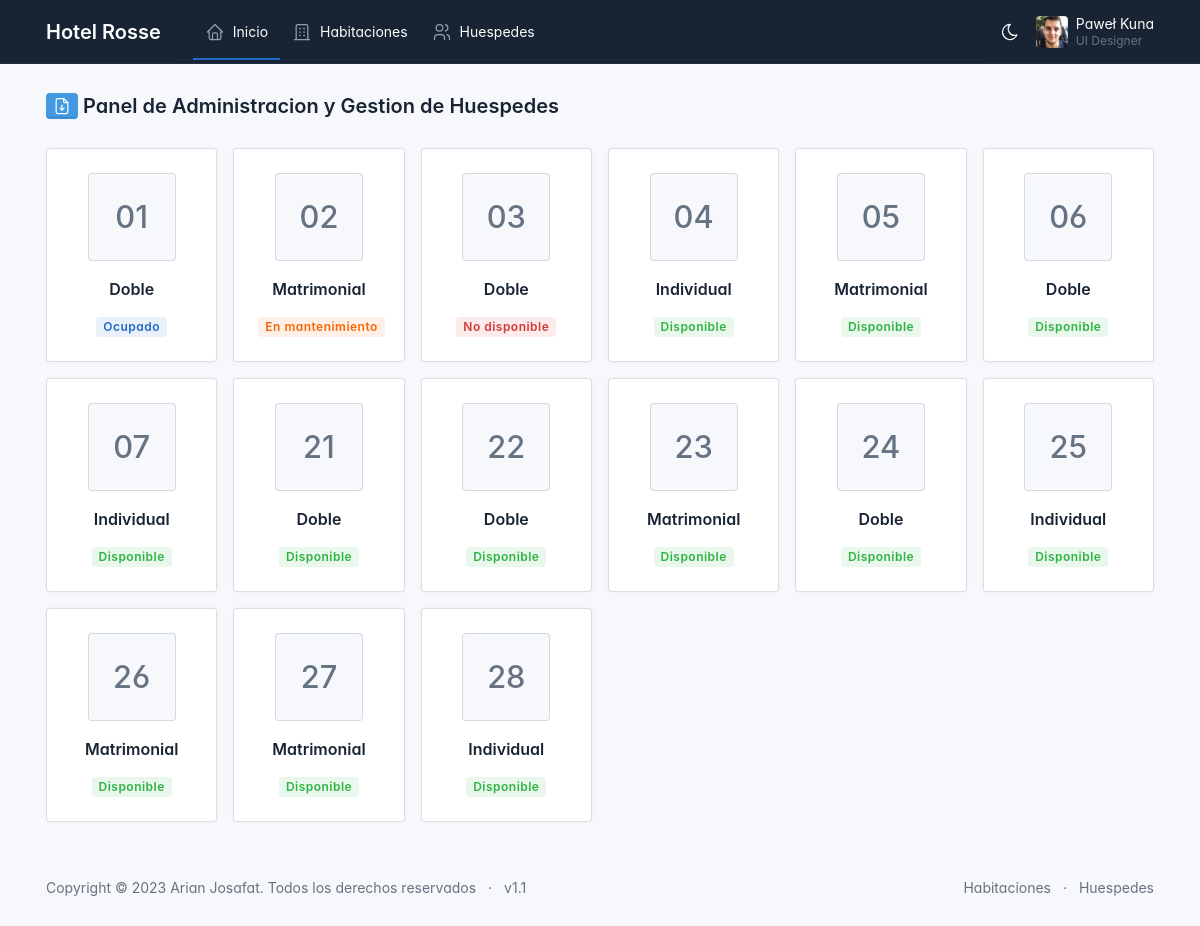
The page / on the database its author committed.
### hotel/models.py (models this page shows, shortened)
class Habitacion(models.Model):
    habitacion = models.CharField(max_length=255)
    tipo = models.CharField(max_length=255)
    estado = models.IntegerField(default=1)

### hotel/views.py (the view, shortened to what this page needs)
# urls.py: path('', views.inicio, name='inicio'),
def inicio(request):
    habitaciones = Habitacion.objects.all()
    huespedes_ocupando = Huespedxhabitacion.objects.filter(estado=1).values_list('huesped_rel_id', flat=True)
    huespedes = Huesped.objects.filter(estado=1).exclude(id__in=huespedes_ocupando)
    huespedesxhab = Huespedxhabitacion.objects.filter(estado=1).all()
    context = {
        "habitaciones": habitaciones,
        "huespedes": huespedes,
        "huespedesxhab": huespedesxhab
    }
    return render(request, 'inicio.html', context)

### hotel/templates/inicio.html (shortened to what this page needs)
{% extends "layout/base.html" %}
{% block title_page %}
    <button style="padding: 2px 5px; margin-right: 5px;" class="btn btn-info" data-bs-toggle="modal" data-bs-target="#descargar">
    </button>
    Panel de Administracion y Gestion de Huespedes
{% endblock %}
{% block content %}
    <div class="page-body">
        <div class="container-xl">
            <div class="row row-cards">
                {% for hab in habitaciones %}
                    <div class="col-6 col-sm-4 col-md-3 col-lg-2">
                        <div class="card">
                            <div class="card-body p-4 text-center">
                                <a style="text-decoration: none;" href="#" class="avatar avatar-lg mb-3 rounded a-hover  {% if hab.estado == 2 or hab.estado == 0 %}a-disabled{% endif %}" data-bs-toggle="modal" data-bs-target="#config{{hab.id}}">{{hab.habitacion}}</a>
                                <h3 class="m-0 mb-1">{{hab.tipo}}</h3>
                                <div class="mt-3">
                                    {% if hab.estado == 1 %}
                                        <span class="badge bg-green-lt">Disponible</span>
                                    {% elif hab.estado == 2 %}
                                        <span class="badge bg-orange-lt">En mantenimiento</span>
                                    {% elif hab.estado == 3 %}
                                        <span class="badge bg-blue-lt">Ocupado</span>
                                    {% elif hab.estado == 0 %}
                                        <span class="badge bg-red-lt">No disponible</span>
                                    {% endif %}
                                </div>
                            </div>
                        </div>
                    </div>
                {% endfor %}
            </div>
        </div>
    </div>
{% endblock %}

### hotel/templates/layout/base.html (shortened to what this page needs)
{% load static %}
<!DOCTYPE html>
<html lang="es">
<head>
    <link href="{% static 'dist/css/tabler.min.css' %}" rel="stylesheet" />
    <link href="{% static 'dist/css/tabler-flags.min.css' %}" rel="stylesheet" />
    <link href="{% static 'dist/css/tabler-payments.min.css' %}" rel="stylesheet" />
    <link href="{% static 'dist/css/tabler-vendors.min.css' %}" rel="stylesheet" />
    <link href="{% static 'dist/css/demo.min.css' %}" rel="stylesheet" />
    <link href="https://cdn.datatables.net/1.13.6/css/jquery.dataTables.min.css" rel="stylesheet" />
    <link href="https://cdnjs.cloudflare.com/ajax/libs/toastr.js/latest/css/toastr.css" rel="stylesheet" />
</head>
<body>
    <div class="page">
        {% include "./header.html" %}
        <div class="page-wrapper">
            <div class="page-header d-print-none">
                <div class="container-xl">
                    <div class="row g-2 align-items-center">
                        <div class="col">
                            <h2 class="page-title">{% block title_page %}{% endblock %}</h2>
                        </div>
                    </div>
                </div>
            </div>
            {% block content %}{% endblock %} {% include "./footer.html" %}
        </div>
    </div>
</body>
</html>

### hotel/templates/layout/header.html (shortened to what this page needs)
{% load static %}
<header class="navbar navbar-expand-md d-print-none" data-bs-theme="dark">
    <div class="container-xl">
        <h1 class="navbar-brand navbar-brand-autodark d-none-navbar-horizontal pe-0 pe-md-3">
            Hotel Rosse
        </h1>
        <div class="navbar-nav flex-row order-md-last">
            <div class="d-none d-md-flex">
                <a href="?theme=dark" class="nav-link px-3 hide-theme-dark" title="Cambiar a modo oscuro"
                    data-bs-toggle="tooltip" data-bs-placement="bottom">
                </a>
            </div>
            <div class="nav-item dropdown">
                <a href="#" class="nav-link d-flex lh-1 text-reset p-0" data-bs-toggle="dropdown"
                    aria-label="Open user menu">
                    <span class="avatar avatar-sm" style='background-image: url("{% static "img/avatars/000m.jpg" %}")'></span>
                    <div class="d-none d-xl-block ps-2">
                        <div>Paweł Kuna</div>
                        <div class="mt-1 small text-muted">UI Designer</div>
                    </div>
                </a>
            </div>
        </div>
        <div class="collapse navbar-collapse" id="navbar-menu">
            <div class="navbar">
                <div class="container-xl">
                    <ul class="navbar-nav">
                        <li class="nav-item {% if request.path == '/' %}active{% endif %}">
                            <a class="nav-link" href="{% url 'inicio' %}">
                                <span
                                    class="nav-link-icon d-md-none d-lg-inline-block">
                                </span>
                                <span class="nav-link-title">
                                    Inicio
                                </span>
                            </a>
                        </li>
                        <li class="nav-item {% if request.path == '/habitaciones/' %}active{% endif %}">
                            <a class="nav-link" href="{% url 'habitaciones' %}">
                                <span
                                    class="nav-link-icon d-md-none d-lg-inline-block">
                                </span>
                                <span class="nav-link-title">
                                    Habitaciones
                                </span>
                            </a>
                        </li>
                        <li class="nav-item {% if request.path == '/huespedes/' %}active{% endif %}">
                            <a class="nav-link" href="{% url 'huespedes' %}">
                                <span
                                    class="nav-link-icon d-md-none d-lg-inline-block">
                                </span>
                                <span class="nav-link-title">
                                    Huespedes
                                </span>
                            </a>
                        </li>
                    </ul>
                </div>
            </div>
        </div>
    </div>
</header>

### hotel/templates/layout/footer.html
<footer class="footer footer-transparent d-print-none">
    <div class="container-xl">
        <div class="row text-center align-items-center flex-row-reverse">
            <div class="col-lg-auto ms-lg-auto">
                <ul class="list-inline list-inline-dots mb-0">
                    <li class="list-inline-item">
                        <a href="{% url 'habitaciones'  %}" class="link-secondary">Habitaciones</a>
                    </li>
                    <li class="list-inline-item">
                        <a href="{% url 'huespedes'  %}" class="link-secondary">Huespedes</a>
                    </li>
                </ul>
            </div>
            <div class="col-12 col-lg-auto mt-3 mt-lg-0">
                <ul class="list-inline list-inline-dots mb-0">
                    <li class="list-inline-item">
                        Copyright &copy; 2023
                        <a href="." class="link-secondary">Arian Josafat</a>.
                        Todos los derechos reservados
                    </li>
                    <li class="list-inline-item">
                        <a href="./changelog.html" class="link-secondary"
                            rel="noopener">
                            v1.1
                        </a>
                    </li>
                </ul>
            </div>
        </div>
    </div>
</footer>

### hotel/templates/layout/base.html (style rules this page uses)
:root { --tblr-font-sans-serif: "Inter Var", -apple-system, BlinkMacSystemFont, San Francisco, Segoe UI, Roboto, Helvetica Neue, sans-serif; }
body { font-feature-settings: "cv03", "cv04", "cv11"; }

### hotel/templates/inicio.html (style rules this page uses)
.a-disabled { pointer-events: none; cursor: default; }

### rows shown on the page
Habitacion: habitacion "01", tipo "Doble", estado "Ocupado"
Habitacion: habitacion "02", tipo "Matrimonial", estado "En mantenimiento"
Habitacion: habitacion "03", tipo "Doble", estado "No disponible"
Habitacion: habitacion "04", tipo "Individual", estado "Disponible"
Habitacion: habitacion "05", tipo "Matrimonial", estado "Disponible"
Habitacion: habitacion "06", tipo "Doble", estado "Disponible"
Habitacion: habitacion "07", tipo "Individual", estado "Disponible"
Habitacion: habitacion "21", tipo "Doble", estado "Disponible"
Habitacion: habitacion "22", tipo "Doble", estado "Disponible"
Habitacion: habitacion "23", tipo "Matrimonial", estado "Disponible"
Habitacion: habitacion "24", tipo "Doble", estado "Disponible"
Habitacion: habitacion "25", tipo "Individual", estado "Disponible"
Habitacion: habitacion "26", tipo "Matrimonial", estado "Disponible"
Habitacion: habitacion "27", tipo "Matrimonial", estado "Disponible"
Habitacion: habitacion "28", tipo "Individual", estado "Disponible"
